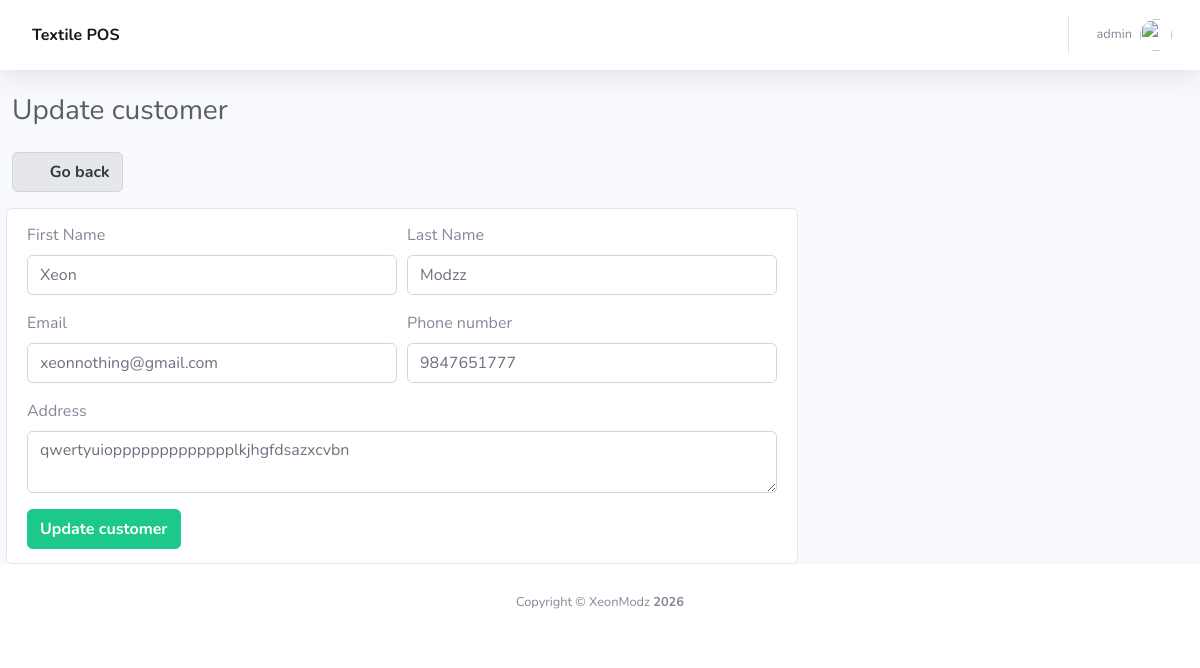
Screenshot of /customers/update/1 (signed in) with the database file from the repository.
### customers/models.py (models this page shows, shortened)
class Customer(models.Model):
    first_name = models.CharField(max_length=256)
    last_name = models.CharField(max_length=256, blank=True, null=True)
    address = models.TextField(max_length=256, blank=True, null=True)
    email = models.EmailField(max_length=256, blank=True, null=True)
    phone = models.CharField(max_length=30, blank=True, null=True)
    class Meta:
        db_table = 'Customers'

### customers/views.py (the view, shortened to what this page needs)
@cashier_required
def customers_update_view(request, customer_id):
    try:
        customer = Customer.objects.get(id=customer_id)
    except Exception as e:
        messages.success(
            request, 'There was an error trying to get the customer!', extra_tags="danger")
        print(e)
        return redirect('customers:customers_list')
    context = {
        "active_icon": "customers",
        "customer": customer,
    }
    return render(request, "customers/customers_update.html", context=context)

### templates/customers/customers_update.html (shortened to what this page needs)
{% extends "pos/base.html" %}
{% block heading %}Update customer{% endblock heading %}
{% block content %}
<div class="row ml-0 mb-3">
    <a href="{% url 'customers:customers_list' %}">
        <button type="button" class="btn btn-info font-weight-bold">
            <i class="fas fa-long-arrow-alt-left mr-2"></i>
            Go back
        </button>
    </a>
</div>
<div class="row">
    <div class="card col-md-8">
        <div class="card-body">
            <form action="{% url 'customers:customers_update' customer.id %}"  method="post">
                <div class="form-row">
                    <div class="form-group col-md-6">
                        <label for="inputDescription">First Name</label>
                        <input type="text" class="form-control" name="first_name" value="{{customer.first_name}}" required>
                    </div>
                    <div class="form-group col-md-6">
                        <label for="inputDescription">Last Name</label>
                        <input type="text" class="form-control" name="last_name" value="{{customer.last_name}}" required>
                    </div>
                </div>
                <div class="form-row">
                    <div class="form-group col-md-6">
                        <label for="inputDescription">Email</label>
                        <input type="email" name="email" class="form-control" value="{{customer.email}}" required>
                    </div>
                    <div class="form-group col-md-6">
                        <label for="inputDescription">Phone number</label>
                        <input type="text" name="phone" class="form-control" value="{{customer.phone}}" required>
                    </div>
                </div>
                <div class="form-row">
                    <div class="form-group col-md-12">
                        <label for="inputDescription">Address</label>
                        <textarea name="address" class="form-control" rows="2" required>{{customer.address}}</textarea>
                    </div>
                </div>
                <button type="submit" class="btn btn-success font-weight-bold">Update customer</button>
            </form>
        </div>
    </div>
</div>
{% endblock content %}

### templates/pos/navbar.html (shortened to what this page needs)
{% load static %}
<nav class="navbar navbar-expand navbar-light bg-white topbar mb-4 static-top shadow">
    <span class="mobile-brand">Textile POS</span>
    <button id="{% if request.session.mobile_admin %}mobileSidebarToggle{% else %}sidebarToggleTop{% endif %}"
        class="btn btn-link d-md-none rounded-circle mr-3">
        <i class="fa fa-bars"></i>
    </button>
    <ul class="navbar-nav ml-auto">
        <li class="nav-item dropdown no-arrow">
            <a class="nav-link dropdown-toggle" href="#" id="userDropdown" role="button"
                data-toggle="dropdown" aria-haspopup="true" aria-expanded="false">
                <span class="mr-2 d-none d-lg-inline text-gray-600 small">{{request.user.username}}</span>
                <img class="img-profile rounded-circle"
                    src="{% static 'img/undraw_profile.svg' %}">
            </a>
        </li>
    </ul>
</nav>

### static/css/pos-app.css (style rules this page uses)
.mobile-brand { display: none; }
.mobile-admin .topbar { position: sticky; top: 0; z-index: 1020; min-height: 58px; }
.mobile-admin #mobileSidebarToggle { display: inline-flex !important; align-items: center; justify-content: center; color: #171717; }
.mobile-admin .mobile-brand { display: inline-block !important; margin-left: 16px; color: #171717; font-size: 16px; font-weight: 700; }
.mobile-admin .card-body { padding: 14px; }
.mobile-admin .row { margin-right: -6px; margin-left: -6px; }
.mobile-admin .row > [class*="col-"] { padding-right: 6px; padding-left: 6px; }
.mobile-admin .form-control, .mobile-admin .btn { min-height: 40px; }
body { --pos-black: #171717; --pos-charcoal: #2b2b2b; --pos-gray: #6b7280; --pos-light-gray: #e5e7eb; --pos-paper: #fff; --blue: #171717; --primary: #171717; --info: #6b7280; }
.btn-link, .btn-link:hover, .btn-link:focus { color: var(--pos-black) !important; }
.text-primary, a.text-primary, a:not(.btn):not(.dropdown-item):not(.nav-link):not(.sidebar-brand):not(.mobile-menu-link), .mobile-admin .mobile-brand { color: var(--pos-black) !important; }
.bg-info, .btn-info, .text-info, .border-left-info, .badge-info { color: #343a40 !important; }
.bg-info, .btn-info, .badge-info { background-color: #e5e7eb !important; border-color: #d1d5db !important; }

### rows the page displays
Customer: first_name "Xeon", last_name "Modzz", email "xeonnothing@gmail.com", phone "9847651777", address "qwertyuioppppppppppppplkjhgfdsazxcvbn"

### other values shown
{{ request.user.username }} "admin"
